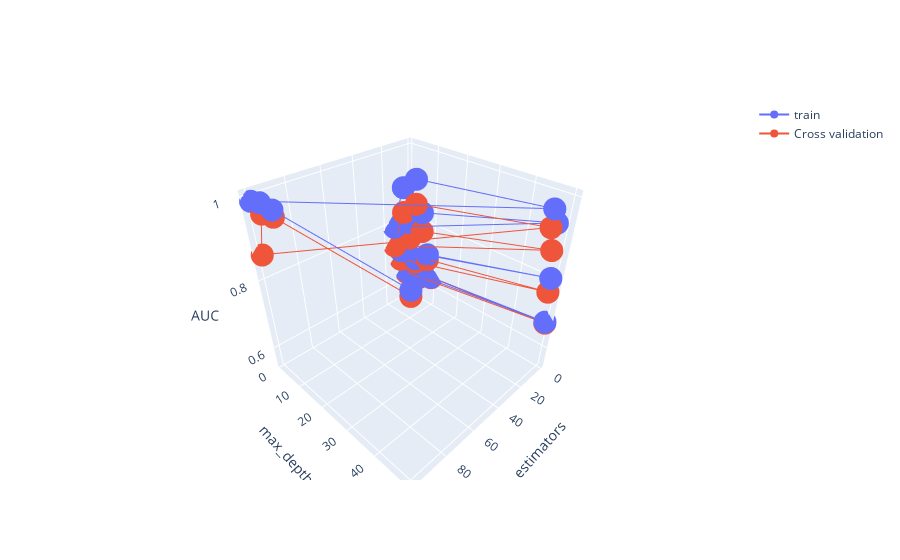

Notebook cell for this chart:
### Code cell
%matplotlib inline
import plotly.graph_objects as go
trace1 = go.Scatter3d(x=x1,y=y1,z=trainscore, name = 'train')
trace2 = go.Scatter3d(x=x1,y=y1,z=testscore, name = 'Cross validation')
data = [trace1, trace2]
layout = go.Layout(scene = dict(
 xaxis = dict(title='n_estimators'),
 yaxis = dict(title='max_depth'),
 zaxis = dict(title='AUC'),))
fig = go.Figure(data=data, layout=layout)
fig.show()

### Figure 1 — Plotly figure (JSON) as saved in the notebook; plotly's stock layout.template omitted (floating-point values rounded to 4 significant figures)
{"data": [{"name": "train", "type": "scatter3d", "x": [1, 1, 1, 1, 5, 5, 5, 5, 10, 10, 10, 10, 15, 15, 15, 15, 100, 100, 100, 100], "y": [1, 5, 10, 50, 1, 5, 10, 50, 1, 5, 10, 50, 1, 5, 10, 50, 1, 5, 10, 50], "z": [0.551, 0.6178, 0.6376, 0.6826, 0.6305, 0.6885, 0.7208, 0.8158, 0.7094, 0.8111, 0.855, 0.9577, 0.7918, 0.9166, 0.9517, 0.9959, 0.9912, 1.0, 1.0, 1.0]}, {"name": "Cross validation", "type": "scatter3d", "x": [1, 1, 1, 1, 5, 5, 5, 5, 10, 10, 10, 10, 15, 15, 15, 15, 100, 100, 100, 100], "y": [1, 5, 10, 50, 1, 5, 10, 50, 1, 5, 10, 50, 1, 5, 10, 50, 1, 5, 10, 50], "z": [0.5505, 0.6164, 0.6362, 0.6795, 0.6246, 0.6777, 0.7053, 0.7789, 0.6804, 0.7643, 0.8013, 0.8953, 0.734, 0.8484, 0.8863, 0.956, 0.8675, 0.976, 0.9851, 0.9891]}], "layout": {"scene": {"xaxis": {"title": {"text": "n_estimators"}}, "yaxis": {"title": {"text": "max_depth"}}, "zaxis": {"title": {"text": "AUC"}}}}}
